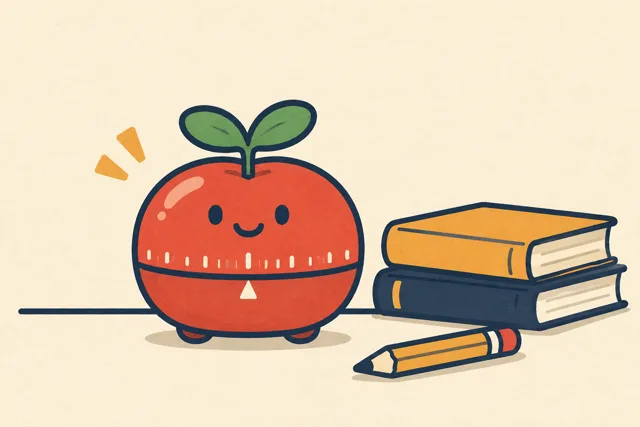
#> input picture web/assets/focus.webp, 640 x 427 px, given in place of mascot.webp, which was not available
$ python _mascots_preview.py
#> lines starting #> are read from the running program, lines starting #| are printed output that depends on the picture
from pathlib import Path

from PIL import Image

A = Path("/root/kosmate/web/assets")
names = ["mascot", "mascot-listen", "mascot-think", "mascot-speak"]
ims = [Image.open(A / f"{n}.webp").convert("RGB") for n in names]
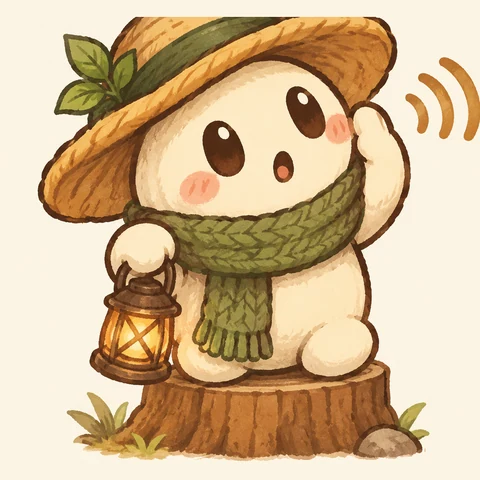
#> input picture web/assets/mascot-listen.webp, 480 x 480 px, found by its file name
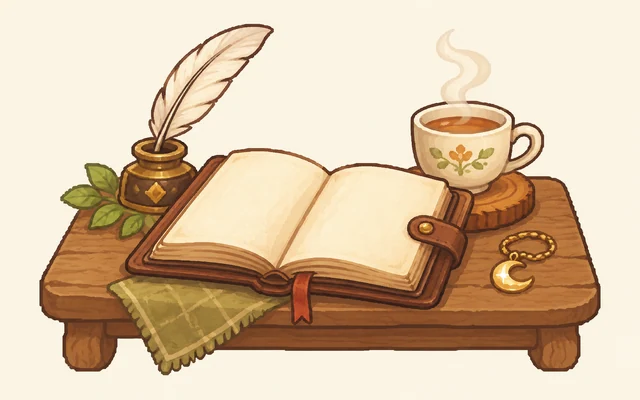
#> input picture web/assets/journal.webp, 640 x 400 px, given in place of mascot-think.webp, which was not available
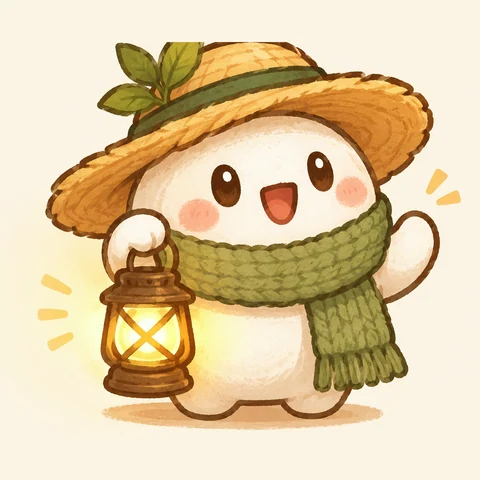
#> input picture web/assets/mascot-speak.webp, 480 x 480 px, found by its file name
#> ims = 4 items
w = 300
out = Image.new("RGB", (w * len(ims) + 10 * (len(ims) - 1), w), (243, 233, 213))
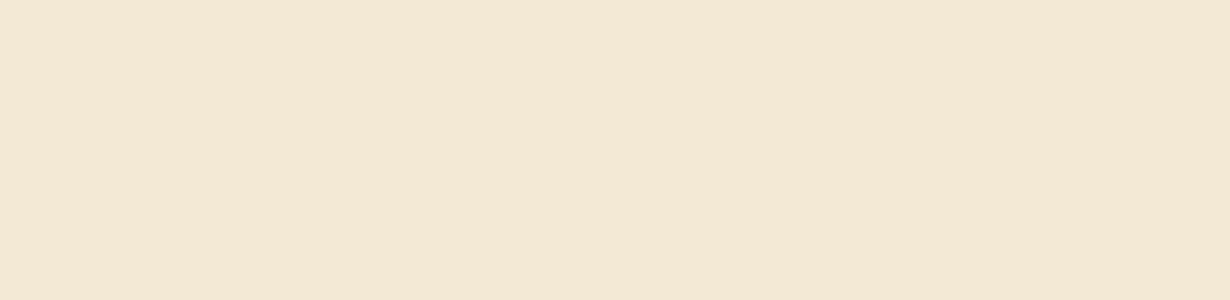
#> out: PIL image 1230x300 RGB; mean R, G, B 243, 233, 213
x = 0
for im in ims:
    out.paste(im.resize((w, w), Image.LANCZOS), (x, 0))
    x += w + 10
#> this loop made 4 passes
#> x on passes 1 to 4: 310, 620, 930, 1240
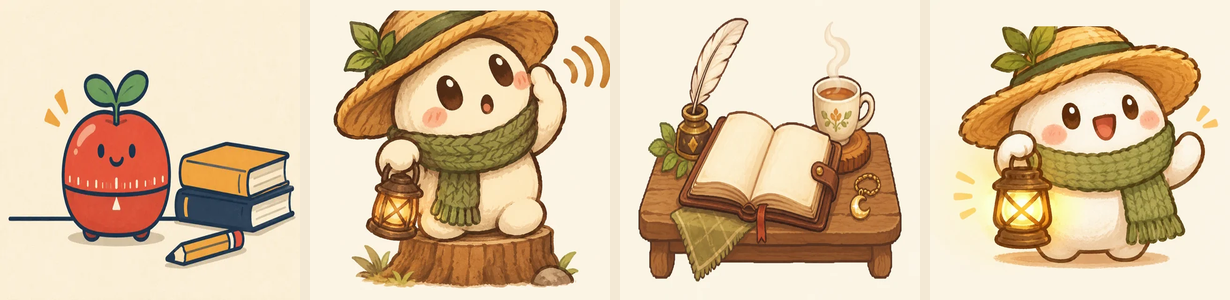
#> out: PIL image 1230x300 RGB; mean R, G, B 218.6, 195.1, 163.4
#> after the loop, x = 1240
out.save("/tmp/mascots.png")
print("urutan:", names)
